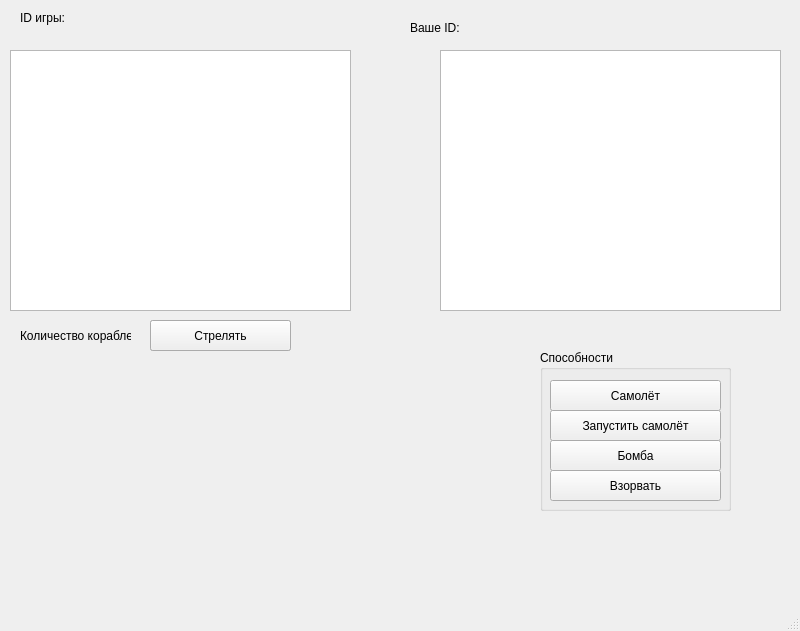
<?xml version="1.0" encoding="UTF-8"?>
<ui version="4.0">
 <class>MainWindow</class>
 <widget class="QMainWindow" name="MainWindow">
  <property name="geometry">
   <rect>
    <x>0</x>
    <y>0</y>
    <width>800</width>
    <height>631</height>
   </rect>
  </property>
  <property name="windowTitle">
   <string>MainWindow</string>
  </property>
  <widget class="QWidget" name="centralwidget">
   <widget class="QLabel" name="label">
    <property name="geometry">
     <rect>
      <x>20</x>
      <y>320</y>
      <width>111</width>
      <height>31</height>
     </rect>
    </property>
    <property name="text">
     <string>Количество кораблей: </string>
    </property>
   </widget>
   <widget class="QTableWidget" name="yourField">
    <property name="geometry">
     <rect>
      <x>10</x>
      <y>50</y>
      <width>341</width>
      <height>261</height>
     </rect>
    </property>
   </widget>
   <widget class="QLabel" name="shipsAmountLabel">
    <property name="geometry">
     <rect>
      <x>20</x>
      <y>350</y>
      <width>111</width>
      <height>131</height>
     </rect>
    </property>
    <property name="text">
     <string/>
    </property>
    <property name="alignment">
     <set>Qt::AlignLeading|Qt::AlignLeft|Qt::AlignTop</set>
    </property>
   </widget>
   <widget class="QGroupBox" name="skillsBox">
    <property name="geometry">
     <rect>
      <x>540</x>
      <y>350</y>
      <width>191</width>
      <height>161</height>
     </rect>
    </property>
    <property name="title">
     <string>Способности</string>
    </property>
    <widget class="QPushButton" name="placePlaneButton">
     <property name="geometry">
      <rect>
       <x>10</x>
       <y>30</y>
       <width>171</width>
       <height>31</height>
      </rect>
     </property>
     <property name="text">
      <string>Самолёт</string>
     </property>
    </widget>
    <widget class="QPushButton" name="launchPlaneButton">
     <property name="geometry">
      <rect>
       <x>10</x>
       <y>60</y>
       <width>171</width>
       <height>31</height>
      </rect>
     </property>
     <property name="text">
      <string>Запустить самолёт</string>
     </property>
    </widget>
    <widget class="QPushButton" name="placeBombButton">
     <property name="geometry">
      <rect>
       <x>10</x>
       <y>90</y>
       <width>171</width>
       <height>31</height>
      </rect>
     </property>
     <property name="text">
      <string>Бомба</string>
     </property>
    </widget>
    <widget class="QPushButton" name="detonateBombButton">
     <property name="geometry">
      <rect>
       <x>10</x>
       <y>120</y>
       <width>171</width>
       <height>31</height>
      </rect>
     </property>
     <property name="text">
      <string>Взорвать</string>
     </property>
    </widget>
   </widget>
   <widget class="QLabel" name="gameIdLabel">
    <property name="geometry">
     <rect>
      <x>20</x>
      <y>10</y>
      <width>331</width>
      <height>16</height>
     </rect>
    </property>
    <property name="text">
     <string>ID игры: </string>
    </property>
   </widget>
   <widget class="QTableWidget" name="opponentField">
    <property name="geometry">
     <rect>
      <x>440</x>
      <y>50</y>
      <width>341</width>
      <height>261</height>
     </rect>
    </property>
   </widget>
   <widget class="QPushButton" name="placeShipButton">
    <property name="geometry">
     <rect>
      <x>150</x>
      <y>320</y>
      <width>141</width>
      <height>31</height>
     </rect>
    </property>
    <property name="text">
     <string>Поставить корабль</string>
    </property>
   </widget>
   <widget class="QPushButton" name="fireButton">
    <property name="geometry">
     <rect>
      <x>150</x>
      <y>320</y>
      <width>141</width>
      <height>31</height>
     </rect>
    </property>
    <property name="text">
     <string>Стрелять</string>
    </property>
   </widget>
   <widget class="QLabel" name="userIdLabel">
    <property name="geometry">
     <rect>
      <x>410</x>
      <y>20</y>
      <width>331</width>
      <height>16</height>
     </rect>
    </property>
    <property name="text">
     <string>Ваше ID: </string>
    </property>
   </widget>
  </widget>
  <widget class="QMenuBar" name="menubar">
   <property name="geometry">
    <rect>
     <x>0</x>
     <y>0</y>
     <width>800</width>
     <height>20</height>
    </rect>
   </property>
  </widget>
  <widget class="QStatusBar" name="statusbar"/>
 </widget>
 <resources/>
 <connections/>
</ui>
